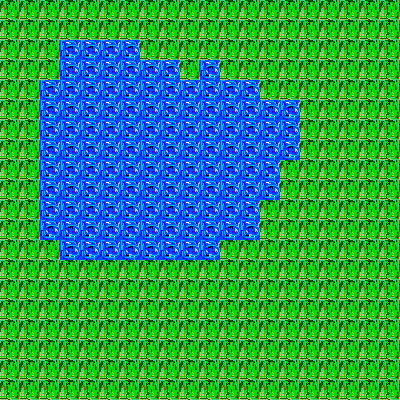

This game map was drawn from its Tiled (.tmx) file and the tilesets committed beside it. A one-line description and the trimmed map source follow:
An orthogonal 20x20 tile map with 20x20 px tiles, 1 tile layer (Tile Layer 1).

<map version="1.0" orientation="orthogonal" width="20" height="20" tilewidth="20" tileheight="20">
 <tileset firstgid="1" name="20X20tilemap" tilewidth="20" tileheight="20">
  <image source="20X20tilemap.png" width="40" height="20" />
 </tileset>
 <layer name="Tile Layer 1" width="20" height="20">
  <data>[400 cells, 400 non-empty, 2 distinct tile ids]</data>
 </layer>
</map>